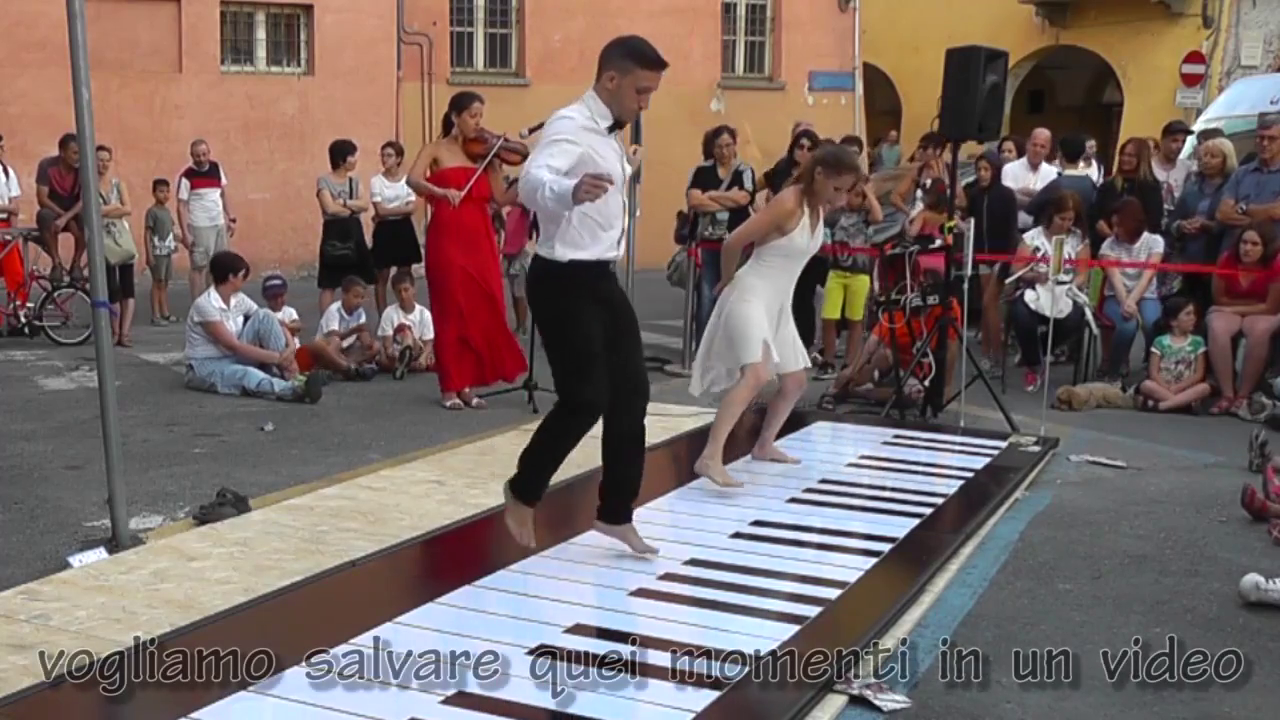
#> input picture frame 15 of output.mp4, 1280 x 720 px
$ python myfacerecognition.py
#> lines starting #> are read from the running program, lines starting #| are printed output that depends on the picture; after the words box and inside, x2 and y2 are one past the last pixel; in counts of white or black regions, pixels touching at a corner belong together
import cv2

face_cascade = cv2.CascadeClassifier('haarcascade_frontalface_default.xml')

#Funcion
def detectfaces(gray,frame):
    faces = face_cascade.detectMultiScale(gray,1.2,3)
    for (x,y,w,h) in faces:

        cv2.rectangle(frame,(x,y),(x+w,y+h),(120,0,0))
    return frame

video_capture = cv2.VideoCapture('output.mp4')

while True:
        _, frame = video_capture.read()
#> frame is the input picture: shape (720, 1280, 3); mean B, G, R 101.9, 105.5, 121.2
        gray = cv2.cvtColor(frame,cv2.COLOR_BGR2GRAY)
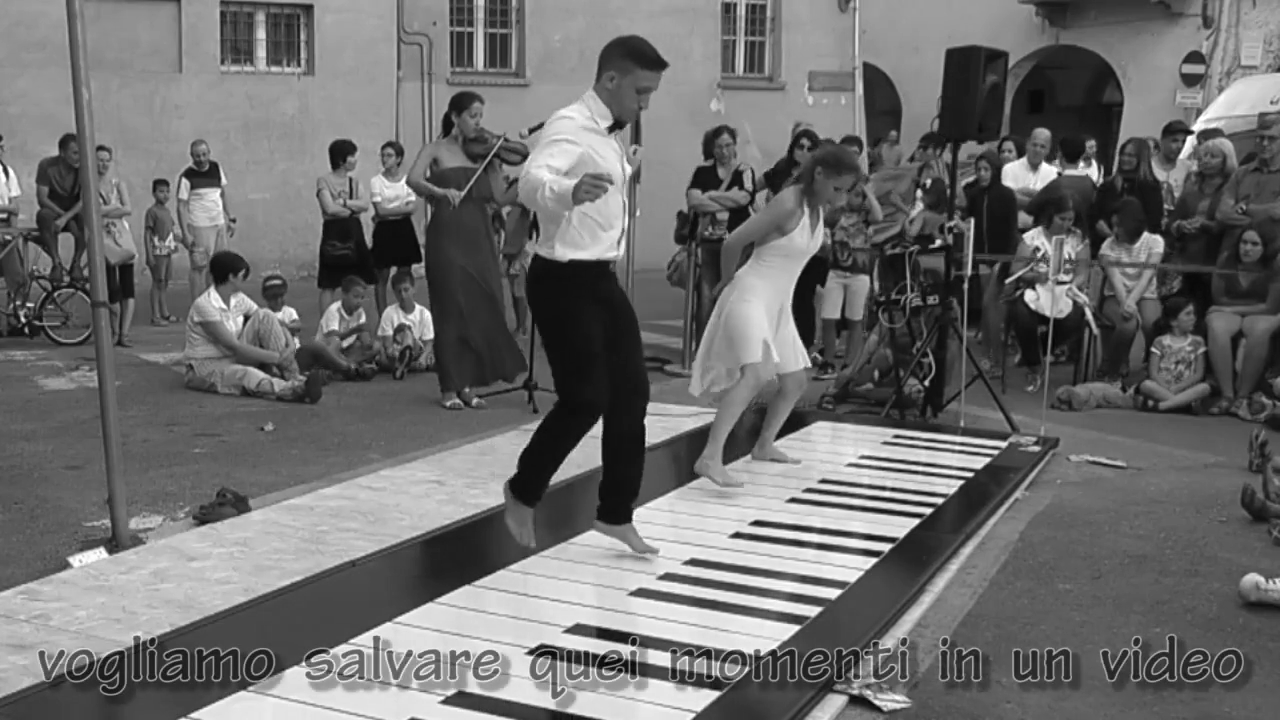
#> gray: shape (720, 1280); min 0, max 255, mean 109.8
        canvas = detectfaces(gray,frame)
#> in detectfaces, `faces = face_cascade.detectMultiScale(gray,1.2,3)`: faces = [[709, 135, 29, 29], [1116, 146, 25, 25], [1234, 231, 34, 34]]
#> the loop in detectfaces, `for (x,y,w,h) in faces: ` made 3 passes
#> after the loop in detectfaces, `for (x,y,w,h) in faces:`: frame: shape (720, 1280, 3); 0.04% of pixels changed, all inside (x1, y1, x2, y2) = (709, 135, 1269, 266)
        cv2.imshow('Video', canvas)
        #break loop if 'q' is pressed
        if cv2.waitKey(1) & 0xFF == ord('q'):
#> (key q is pressed here)
            break
        #restart video if ends
        lastframe = video_capture.get(cv2.CAP_PROP_FRAME_COUNT) -1
        thisframe = video_capture.get(cv2.CAP_PROP_POS_FRAMES) -1
        if lastframe == thisframe:
            video_capture.set(cv2.CAP_PROP_POS_FRAMES,0)
video_capture.release()
cv2.destroyAllWindows()

$ run again, starting later in the video
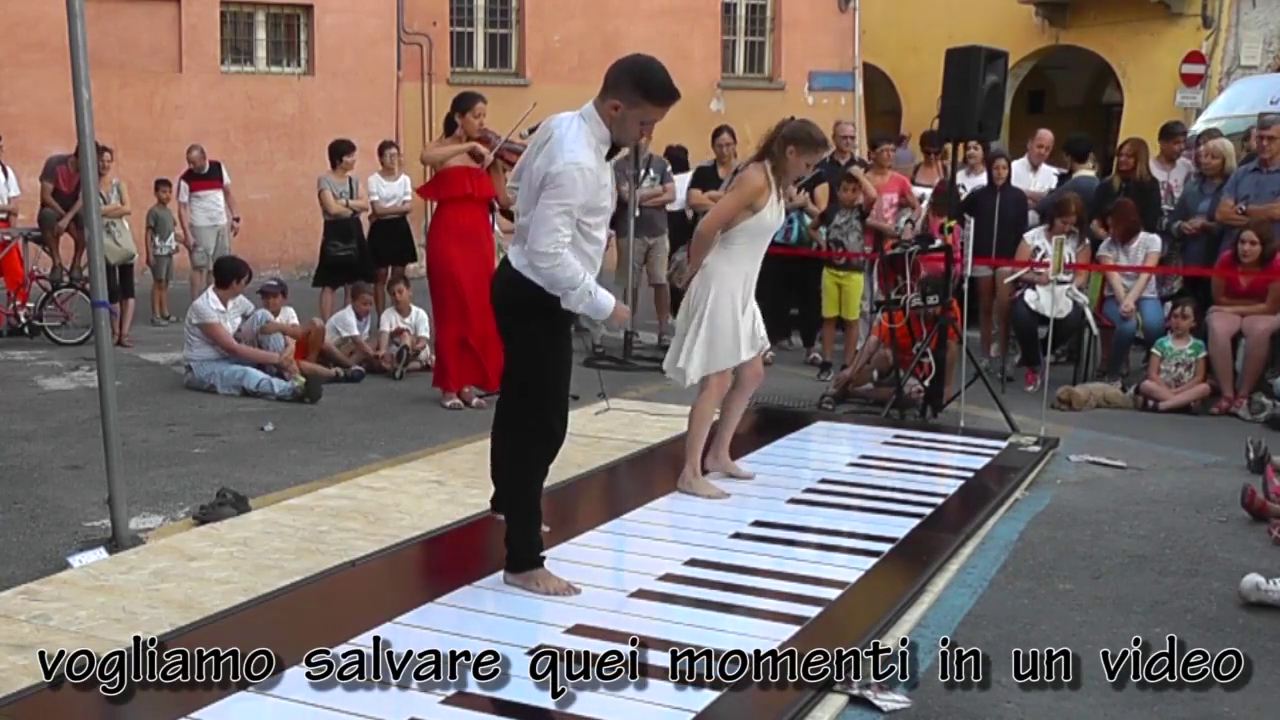
#> input picture frame 67 of output.mp4, 1280 x 720 px
#> frame is the input picture: shape (720, 1280, 3); mean B, G, R 101.5, 105.2, 120.4
#> `gray = cv2.cvtColor(frame,cv2.COLOR_BGR2GRAY)`:
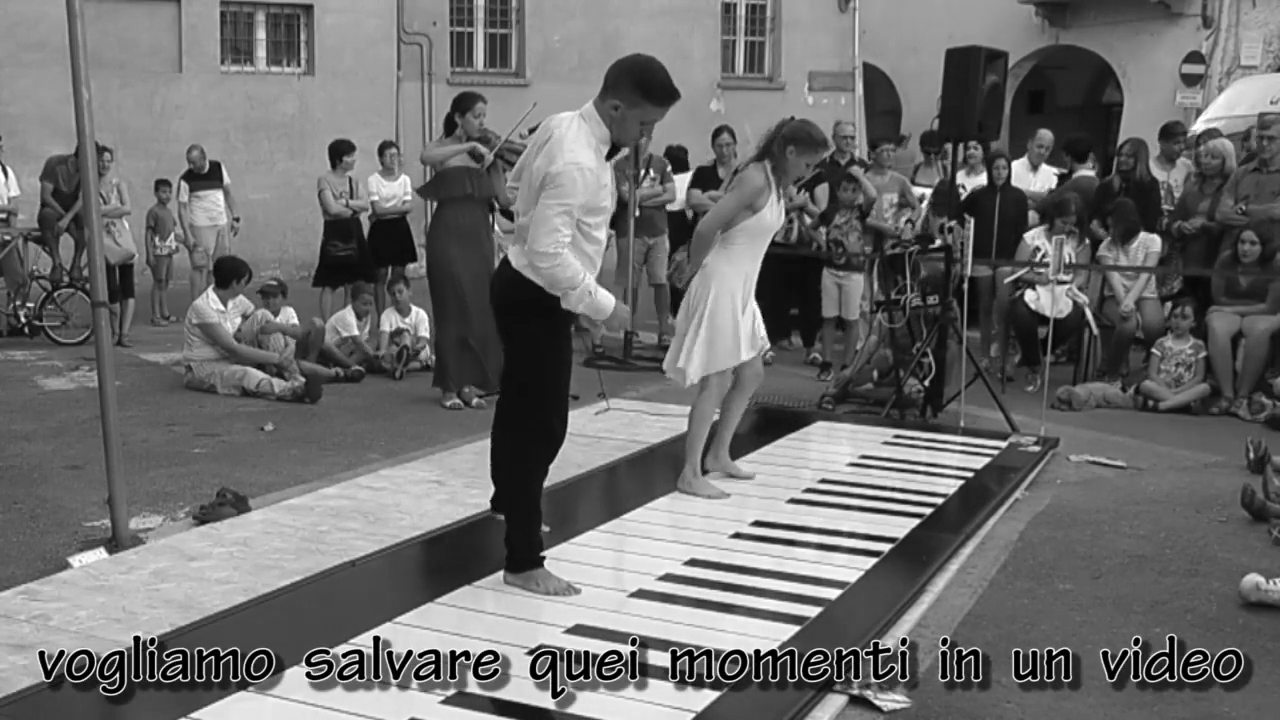
#> gray: shape (720, 1280); min 0, max 255, mean 109.3
#> faces = [[710, 134, 29, 29], [961, 139, 25, 25], [875, 140, 27, 27], [988, 159, 25, 25], [1231, 231, 34, 34]]
#> the loop in detectfaces, `for (x,y,w,h) in faces: ` made 5 passes
#> after the loop in detectfaces, `for (x,y,w,h) in faces:`:
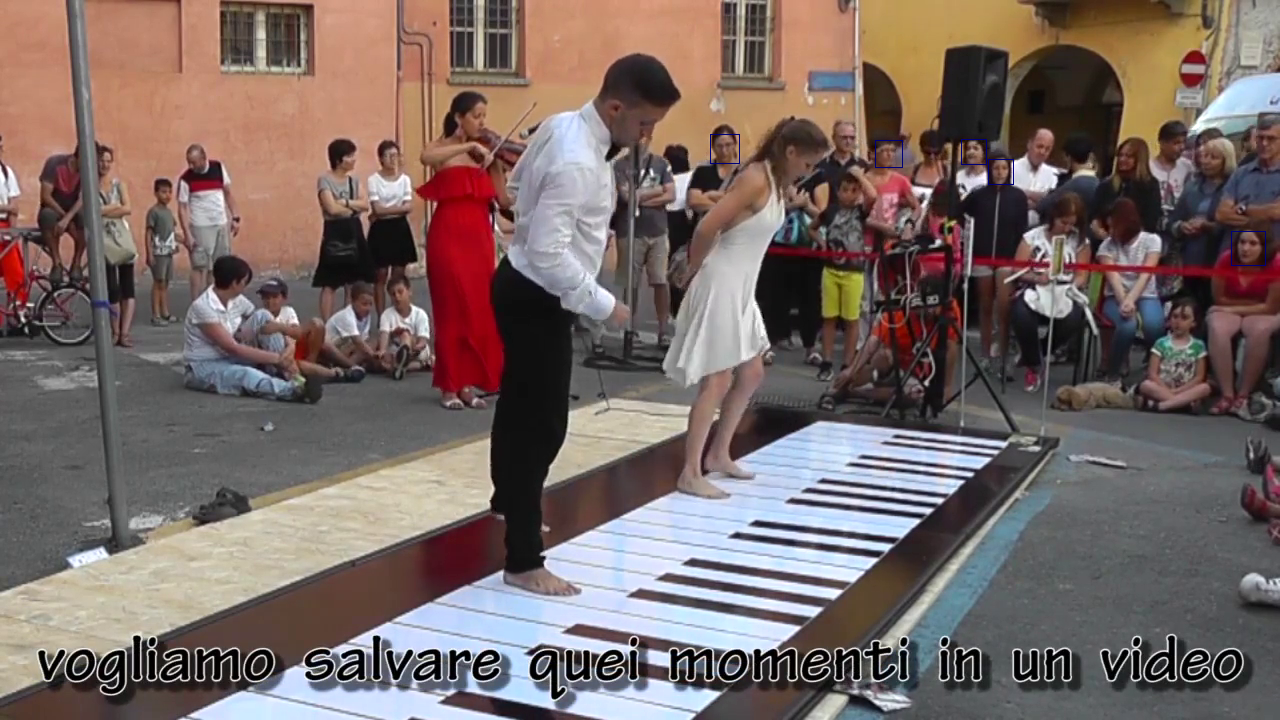
#> frame: shape (720, 1280, 3); 0.06% of pixels changed, all inside (x1, y1, x2, y2) = (710, 134, 1266, 266)

$ run again, starting later in the video
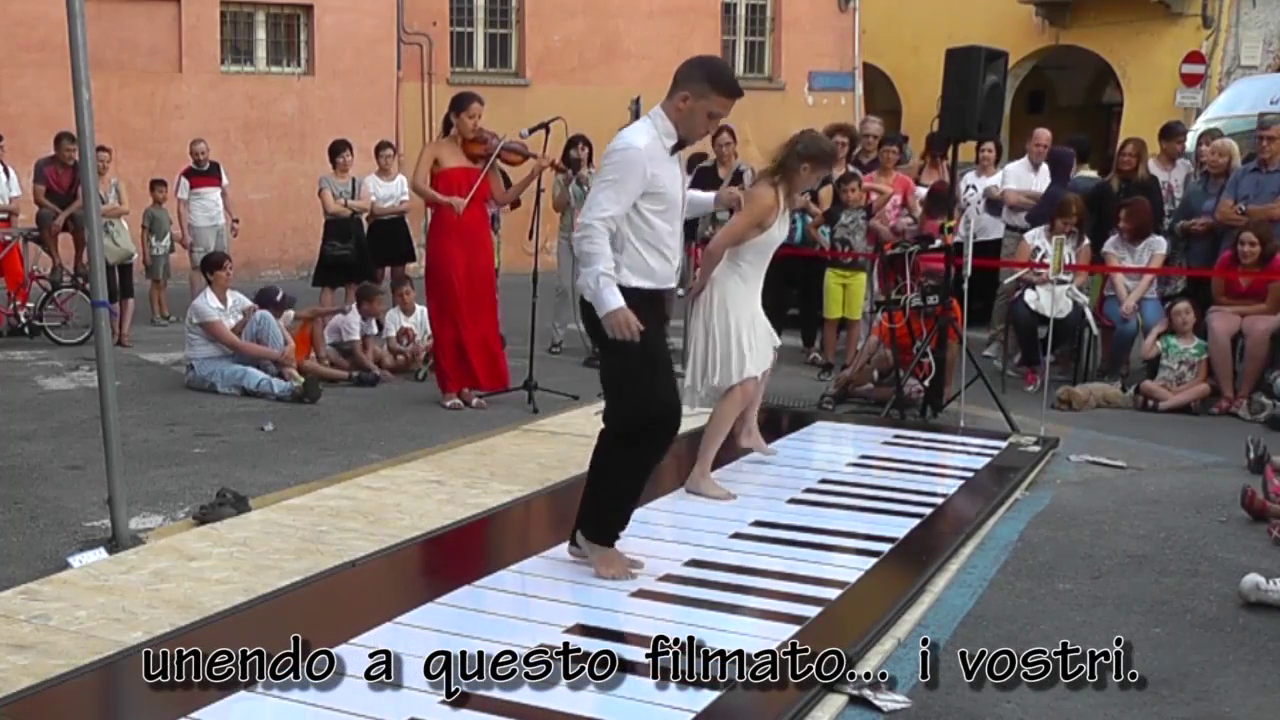
#> input picture frame 120 of output.mp4, 1280 x 720 px
#> frame is the input picture: shape (720, 1280, 3); mean B, G, R 102.9, 106.8, 122.5
#> `gray = cv2.cvtColor(frame,cv2.COLOR_BGR2GRAY)`:
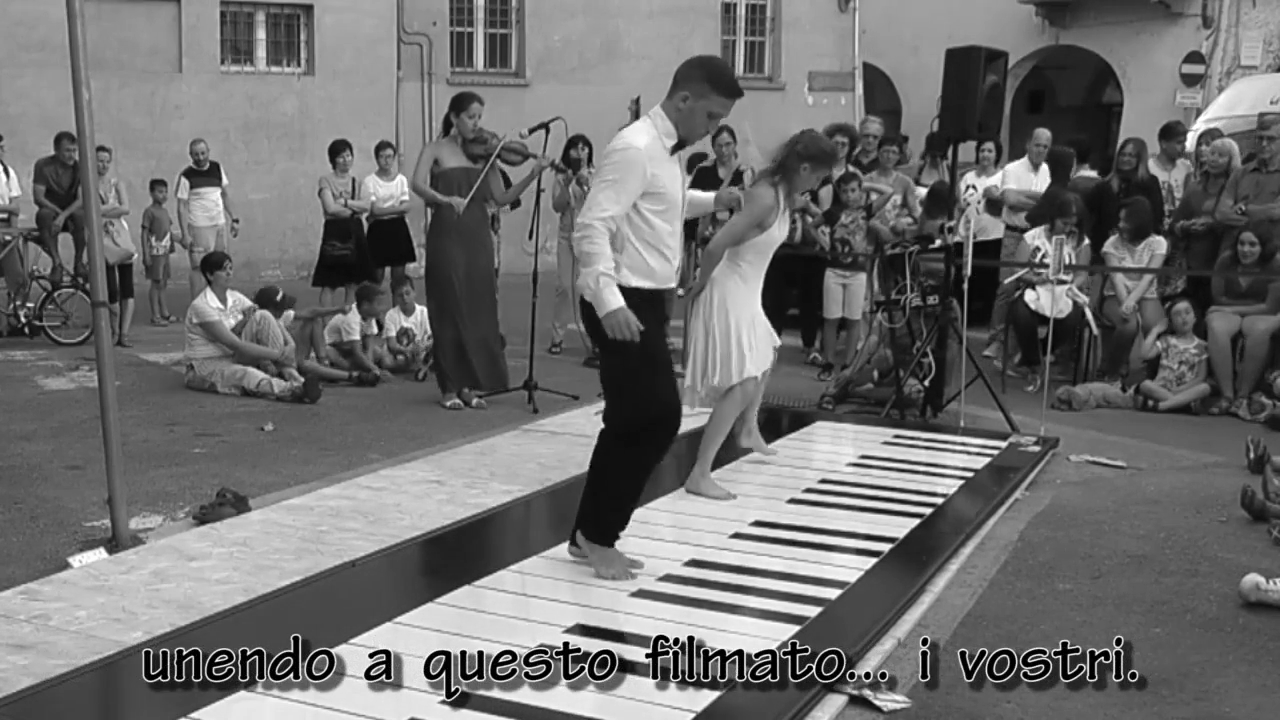
#> gray: shape (720, 1280); min 0, max 255, mean 111
#> faces = [[710, 135, 26, 26], [1028, 136, 25, 25], [974, 142, 25, 25], [878, 144, 24, 24], [374, 147, 25, 25], [1116, 146, 25, 25], [1170, 301, 30, 30], [1232, 232, 32, 32]]
#> the loop in detectfaces, `for (x,y,w,h) in faces: ` made 8 passes
#> after the loop in detectfaces, `for (x,y,w,h) in faces:`:
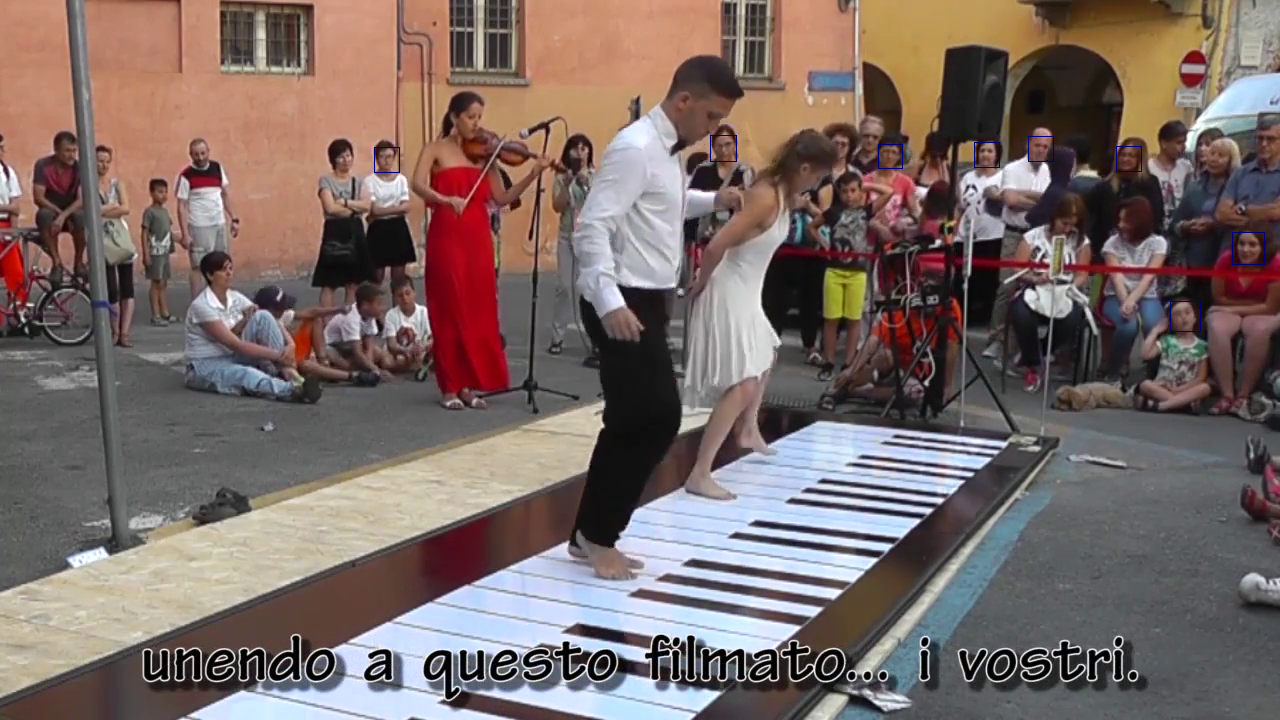
#> frame: shape (720, 1280, 3); 0.09% of pixels changed, all inside (x1, y1, x2, y2) = (374, 135, 1265, 332)
